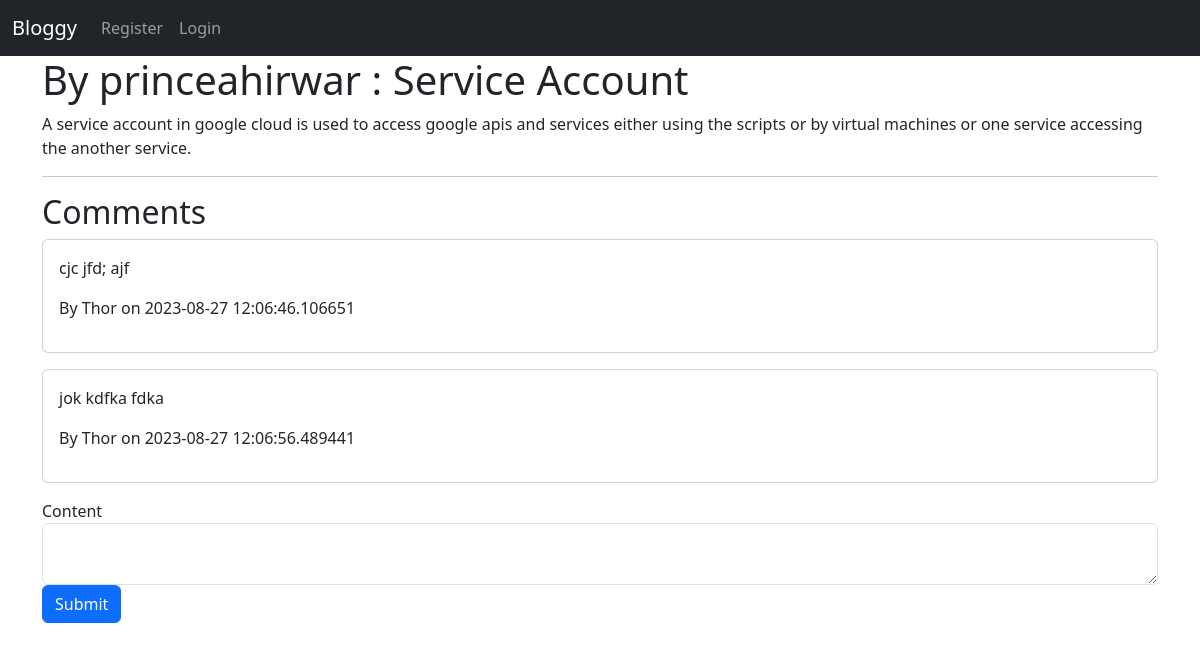
/view_blog/1, run on the app's committed database.
### app/models.py (models this page shows, shortened)
class User(UserMixin, db.Model):
    id = db.Column(db.Integer, primary_key=True)
    username = db.Column(db.String(64), index=True, unique=True)
    email = db.Column(db.String(120), index=True, unique=True)
    password_hash = db.Column(db.String(128))
    blogs = db.relationship('Blog', backref='author', lazy=True)
    comments = db.relationship('Comment', back_populates='author', lazy='dynamic')
    likes = db.relationship('LikeDislike', backref='user', lazy='dynamic')

class Blog(db.Model):
    id = db.Column(db.Integer, primary_key=True)
    title = db.Column(db.String(100), nullable=False)
    content = db.Column(db.Text, nullable=False)
    user_id = db.Column(db.Integer, db.ForeignKey('user.id'), nullable=False)
    comments = db.relationship('Comment', back_populates='blog', lazy='dynamic')
    likes = db.relationship('LikeDislike', backref='blog', lazy='dynamic')

class Comment(db.Model):
    id = db.Column(db.Integer, primary_key=True)
    content = db.Column(db.Text, nullable=False)
    timestamp = db.Column(db.DateTime, index=True, default=datetime.utcnow)
    user_id = db.Column(db.Integer, db.ForeignKey('user.id'))
    blog_id = db.Column(db.Integer, db.ForeignKey('blog.id'))
    author = db.relationship('User', back_populates='comments')
    blog = db.relationship('Blog', back_populates='comments')

### app/routes.py (the view)
@app.route('/view_blog/<int:blog_id>')
def view_blog(blog_id):
    blog = Blog.query.get_or_404(blog_id)
    comments = blog.comments.order_by(Comment.timestamp.asc())
    form = CommentForm()
    return render_template('view_blog.html', blog=blog, form=form, comments=comments)

### app/forms.py
class CommentForm(FlaskForm):
    content = TextAreaField('Content', validators=[DataRequired()])
    submit = SubmitField('Submit')

### app/templates/view_blog.html (shortened to what this page needs)
{% extends "layout.html" %}
{% block content %}
  <h1>By {{ blog.author.username }} : {{ blog.title }}</h1>
  <p>{{ blog.content }}</p>
  <hr>
  <h2>Comments</h2>
  {% for comment in comments %}
    <div class="card mb-3">
      <div class="card-body">
        <p class="card-text">{{ comment.content }}</p>
        <p>By {{ comment.author.username }} on {{ comment.timestamp }}</p>
      </div>
    </div>
  {% endfor %}
  <form action="{{ url_for('add_comment', blog_id=blog.id) }}" method="post" novalidate>
    <div class="form-group">
      {{ form.content.label }}
      {{ form.content(class="form-control") }}
    </div>
    <div class="form-group">
      {{ form.submit(class="btn btn-primary") }}
    </div>
  </form>
{% endblock %}

### data on the page
User: author.username "princeahirwar"
Blog: title "Service Account", content "A service account in google cloud is used to access google apis and services either using the scripts or by virtual machines or one service accessing the another service."
Comment: content "cjc jfd; ajf", author.username "Thor", timestamp "2023-08-27 12:06:46.106651"
Comment: content "jok kdfka fdka", author.username "Thor", timestamp "2023-08-27 12:06:56.489441"
